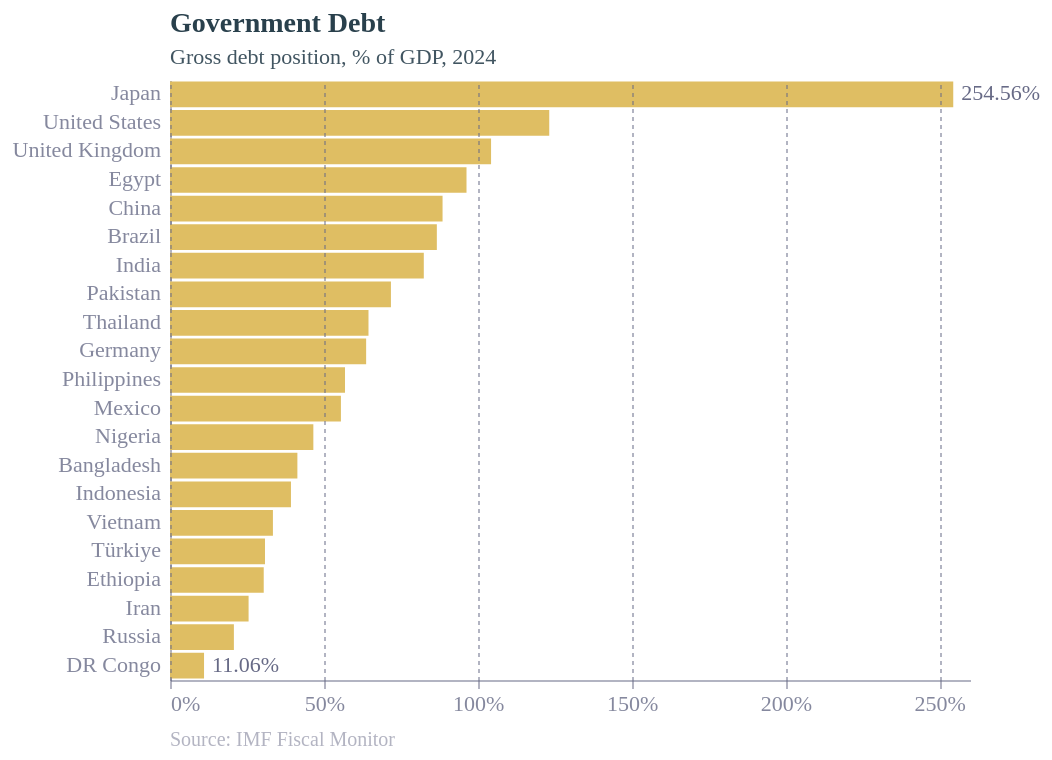

Vega-Lite specification stored for this chart:
### Vega-Lite specification from a JSON file in a GitHub repository (floating-point values rounded to 4 significant figures)
{"config": {"font": "Circular Std", "text": {"color": "#676A86", "align": "left", "baseline": "middle", "dx": 7, "dy": 0, "fontSize": 11}, "view": {"stroke": null, "continuousWidth": 400, "continuousHeight": 300, "discreteWidth": 400, "discreteHeight": 300}, "bar": {"color": "#179fdb"}, "line": {"color": "#e6224b"}, "rule": {"color": "#676A86"}, "point": {"filled": true, "size": 80, "color": "#e6224b", "opacity": 0.95}, "geoshape": {"stroke": "white", "strokeWidth": 0.3}, "rect": {"fill": "#d6d4d4", "opacity": 0.3}, "axis": {"labelColor": "#676A86", "labelFontSize": 11, "labelFont": "Circular Std", "labelOpacity": 0.8, "tickColor": "#676A86", "tickOpacity": 0.5, "domainColor": "#676A86", "domainOpacity": 0.5, "gridColor": "#676A86", "gridDash": [2, 2], "gridOpacity": 0.5, "title": null, "titleColor": "#676A86", "titleOpacity": 0.8, "tickSize": 4}, "axisXDiscrete": {"grid": false, "labelAngle": 0, "tickCount": 10, "tickOpacity": 0.5, "title": null}, "axisYDiscrete": {"ticks": false, "labelPadding": 5}, "axisXTemporal": {"grid": false, "ticks": true}, "axisXQuantitative": {"grid": true}, "axisYQuantitative": {"gridColor": "#676A86", "gridDash": [1, 5], "gridOpacity": 0.5, "ticks": false, "labelPadding": 5, "tickCount": 8, "titleAngle": 0, "titleAlign": "left", "titleBaseline": "bottom", "titleX": 0, "titleY": -5}, "title": {"color": "#122b39E6", "subtitleColor": "#122b39CC", "font": "Circular Std", "subtitleFont": "Circular Std", "anchor": "start", "fontSize": 14, "subtitleFontSize": 11, "subtitlePadding": 4, "offset": 6, "frame": "group"}, "legend": {"titleColor": "#122b39", "title": null, "labelColor": "#122b39", "labelFontSize": 11}}, "layer": [{"data": {"name": "data-22a30738783ed9e96cba387accc2dbd3"}, "mark": {"type": "bar", "color": "rgb(223,190,99)"}, "encoding": {"x": {"axis": {"format": "%", "zindex": 1, "tickCount": 6}, "field": "Value", "type": "quantitative"}, "y": {"field": "Country", "sort": "-x", "type": "nominal"}}, "title": {"text": "Government Debt", "subtitle": ["Gross debt position, % of GDP, 2024"]}}, {"data": {"name": "data-d285a7403ed98ae579761d64a864032b"}, "mark": {"type": "text", "align": "left", "dx": 0, "dy": 0, "fontSize": 10, "opacity": 0.5, "text": "Source: IMF Fiscal Monitor"}, "encoding": {"x": {"value": 0}, "y": {"value": 330}}}, {"data": {"name": "data-22a30738783ed9e96cba387accc2dbd3"}, "mark": {"type": "text", "align": {"expr": "datum.Value < 0 ? \"right\" : \"left\""}, "baseline": "middle", "dx": {"expr": "datum.Value < 0 ? -2 : 4"}}, "encoding": {"opacity": {"condition": {"test": {"field": "ISO3", "oneOf": ["JPN", "COD"]}, "value": 1}, "value": 0}, "text": {"field": "Value", "format": ".2%", "type": "nominal"}, "x": {"axis": {"format": "%", "zindex": 1, "tickCount": 6}, "field": "Value", "type": "quantitative"}, "y": {"field": "Country", "sort": "-x", "type": "nominal"}}, "title": {"text": "Government Debt", "subtitle": ["Gross debt position, % of GDP, 2024"]}}], "height": 300, "width": 400, "$schema": "https://vega.github.io/schema/vega-lite/v5.17.0.json", "datasets": {"data-22a30738783ed9e96cba387accc2dbd3": [{"Year": "2024-01-01", "Value": 0.8248, "ISO3": "IND", "Country": "India"}, {"Year": "2024-01-01", "Value": 0.8858, "ISO3": "CHN", "Country": "China"}, {"Year": "2024-01-01", "Value": 1.233, "ISO3": "USA", "Country": "United States"}, {"Year": "2024-01-01", "Value": 0.3931, "ISO3": "IDN", "Country": "Indonesia"}, {"Year": "2024-01-01", "Value": 0.718, "ISO3": "PAK", "Country": "Pakistan"}, {"Year": "2024-01-01", "Value": 0.4659, "ISO3": "NGA", "Country": "Nigeria"}, {"Year": "2024-01-01", "Value": 0.8672, "ISO3": "BRA", "Country": "Brazil"}, {"Year": "2024-01-01", "Value": 0.414, "ISO3": "BGD", "Country": "Bangladesh"}, {"Year": "2024-01-01", "Value": 0.2076, "ISO3": "RUS", "Country": "Russia"}, {"Year": "2024-01-01", "Value": 0.5555, "ISO3": "MEX", "Country": "Mexico"}, {"Year": "2024-01-01", "Value": 0.3046, "ISO3": "ETH", "Country": "Ethiopia"}, {"Year": "2024-01-01", "Value": 2.546, "ISO3": "JPN", "Country": "Japan"}, {"Year": "2024-01-01", "Value": 0.5688, "ISO3": "PHL", "Country": "Philippines"}, {"Year": "2024-01-01", "Value": 0.9637, "ISO3": "EGY", "Country": "Egypt"}, {"Year": "2024-01-01", "Value": 0.1106, "ISO3": "COD", "Country": "DR Congo"}, {"Year": "2024-01-01", "Value": 0.3345, "ISO3": "VNM", "Country": "Vietnam"}, {"Year": "2024-01-01", "Value": 0.2554, "ISO3": "IRN", "Country": "Iran"}, {"Year": "2024-01-01", "Value": 0.3087, "ISO3": "TUR", "Country": "Türkiye"}, {"Year": "2024-01-01", "Value": 0.6375, "ISO3": "DEU", "Country": "Germany"}, {"Year": "2024-01-01", "Value": 0.6451, "ISO3": "THA", "Country": "Thailand"}, {"Year": "2024-01-01", "Value": 1.043, "ISO3": "GBR", "Country": "United Kingdom"}], "data-d285a7403ed98ae579761d64a864032b": [{"x": 0}]}}
